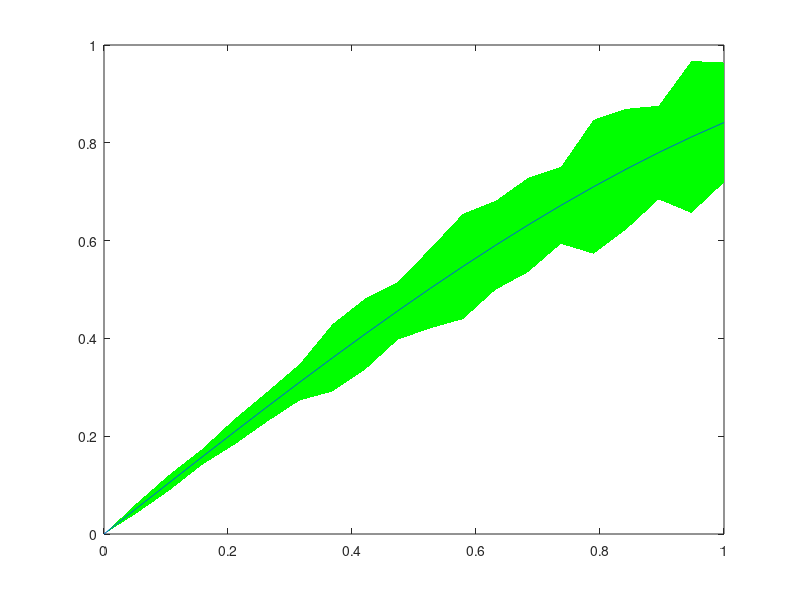

MATLAB code to generate this figure:
x = linspace(0,1,20)';
y = sin(x);
dy = .1*(1+rand(size(y))).*y;  % made-up error values
fill([x;flipud(x)],[y-dy;flipud(y+dy)],'green','linestyle','none');
line(x,y)